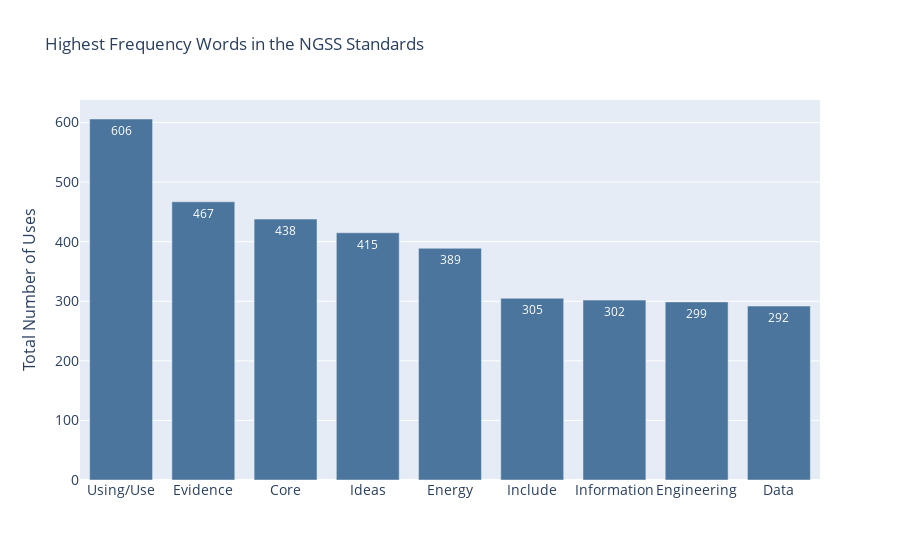

The notebook cell this image was saved under:
### Markdown cell above
## EDA Visuals 
Stylized, presentation graphs of high frequency words.

### Code cell
#Graphing of the most frequent ngss words  

x=['Using/Use', 'Evidence', 'Core', 'Ideas', 'Energy', 'Include', 
   'Information', 'Engineering', 'Data']
fig = go.Figure(go.Bar(x=x, y=[606, 467,438,415,389, 305, 302, 299, 292], 
                marker_color='rgb(75, 117, 156)',
                text=[606, 467,438,415,389, 305, 302, 299, 292],
                textposition='auto')) 

fig.update_layout(
    title='Highest Frequency Words in the NGSS Standards',
    xaxis_tickfont_size=14,
    yaxis=dict(
        title='Total Number of Uses',
        titlefont_size=16,
        tickfont_size=14,
    ),
    legend=dict(
        x=0,
        y=1.0,
        bgcolor='rgba(255, 255, 255, 0)',
        bordercolor='rgba(255, 255, 255, 0)'
    ),
    barmode='group',
    bargap=0.15, # gap between bars of adjacent location coordinates.
    bargroupgap=0.1)

fig.show()

### Figure 1 — Plotly figure (JSON) as saved in the notebook; plotly's stock layout.template omitted (floating-point values rounded to 4 significant figures)
{"data": [{"marker": {"color": "rgb(75, 117, 156)"}, "text": ["606", "467", "438", "415", "389", "305", "302", "299", "292"], "textposition": "auto", "type": "bar", "x": ["Using/Use", "Evidence", "Core", "Ideas", "Energy", "Include", "Information", "Engineering", "Data"], "y": [606, 467, 438, 415, 389, 305, 302, 299, 292]}], "layout": {"bargap": 0.15, "bargroupgap": 0.1, "barmode": "group", "legend": {"bgcolor": "rgba(255, 255, 255, 0)", "bordercolor": "rgba(255, 255, 255, 0)", "x": 0, "y": 1}, "title": {"text": "Highest Frequency Words in the NGSS Standards"}, "xaxis": {"tickfont": {"size": 14}}, "yaxis": {"tickfont": {"size": 14}, "title": {"font": {"size": 16}, "text": "Total Number of Uses"}}}}
